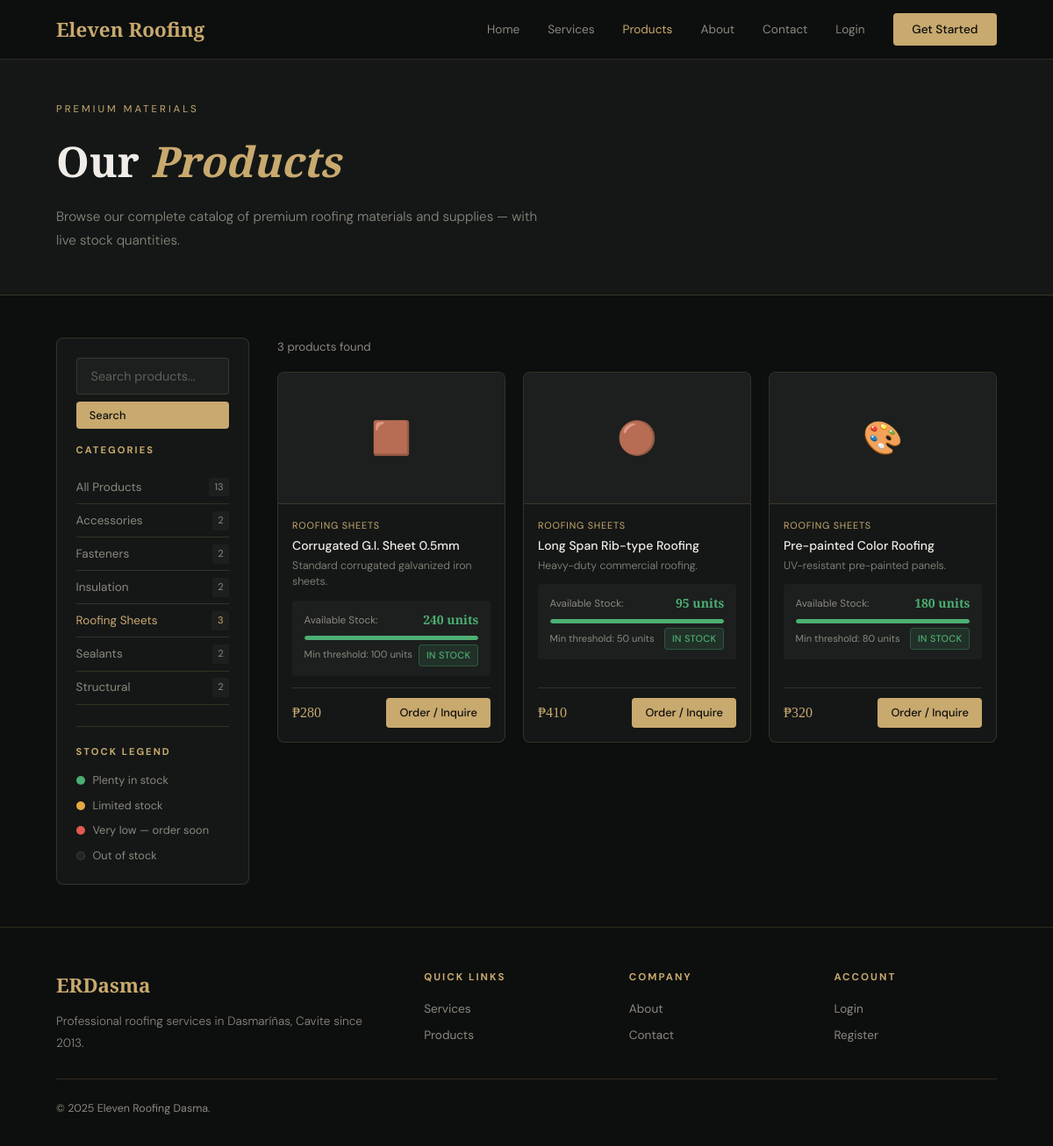
The app's page /products.php?cat=1, older data.
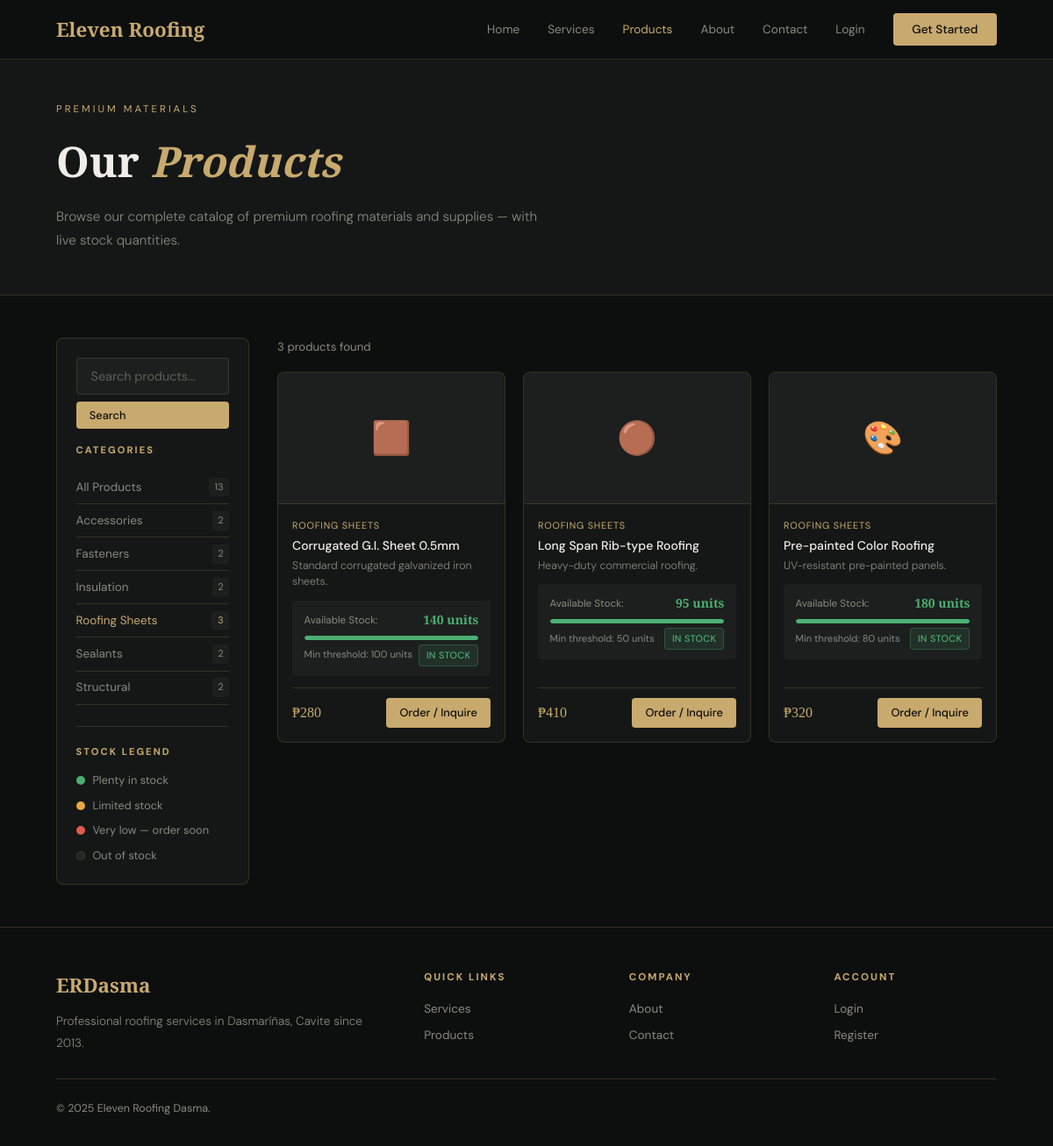
The same page, newer data.
### tables this page shows
CREATE TABLE `categories` (
  `category_id` int(11) NOT NULL AUTO_INCREMENT,
  `category_name` varchar(100) NOT NULL,
  PRIMARY KEY (`category_id`)
);

CREATE TABLE `products` (
  `product_id` int(11) NOT NULL AUTO_INCREMENT,
  `category_id` int(11) DEFAULT NULL,
  `product_name` varchar(100) NOT NULL,
  `description` text DEFAULT NULL,
  `price` decimal(12,2) DEFAULT NULL,
  `stock_quantity` int(11) DEFAULT 0,
  `min_stock` int(11) DEFAULT 50,
  `image_path` varchar(500) DEFAULT NULL,
  `icon_emoji` varchar(10) DEFAULT '?',
  `is_active` tinyint(4) DEFAULT 1,
  `created_at` timestamp NOT NULL DEFAULT current_timestamp(),
  `updated_at` timestamp NOT NULL DEFAULT current_timestamp() ON UPDATE current_timestamp(),
  PRIMARY KEY (`product_id`),
  KEY `category_id` (`category_id`),
  CONSTRAINT `products_ibfk_1` FOREIGN KEY (`category_id`) REFERENCES `categories` (`category_id`)
);

### config/session.php (called while the page is built, shortened)
<?php
function isLoggedIn(): bool { return isset($_SESSION['user']); }

### includes/helpers.php (called while the page is built, shortened)
<?php
function h(string $s): string { return htmlspecialchars($s, ENT_QUOTES, 'UTF-8'); }
function fmtNum(float $n): string { return number_format($n); }

### config/database.php (called while the page is built, shortened)
<?php
function db(): PDO {
    static $pdo = null;
    if ($pdo === null) {
        $dsn = "mysql:host=".DB_HOST.";dbname=".DB_NAME.";charset=".DB_CHARSET;
        $pdo = new PDO($dsn, DB_USER, DB_PASS, [
            PDO::ATTR_ERRMODE => PDO::ERRMODE_EXCEPTION,
            PDO::ATTR_DEFAULT_FETCH_MODE => PDO::FETCH_ASSOC,
            PDO::ATTR_EMULATE_PREPARES => false,
        ]);
    }
    return $pdo;
}

### public/products.php (the view, shortened to what this page needs)
<?php
require_once __DIR__.'/../config/database.php';
require_once __DIR__.'/../config/session.php';
require_once __DIR__.'/../includes/helpers.php';
$catId  = $_GET['cat'] ?? 'all';
$q      = trim($_GET['q'] ?? '');
$cats   = db()->query(
    "SELECT c.*,COUNT(p.product_id) as cnt
     FROM categories c
     LEFT JOIN products p ON p.category_id=c.category_id AND p.is_active=1
     GROUP BY c.category_id ORDER BY c.category_name"
)->fetchAll();
if ($catId === 'all') {
    $st = db()->prepare(
        "SELECT p.*,c.category_name FROM products p
         JOIN categories c ON p.category_id=c.category_id
         WHERE p.is_active=1" .
        ($q ? " AND (p.product_name LIKE ? OR p.description LIKE ?)" : "") .
        " ORDER BY c.category_name,p.product_name"
    );
    $st->execute($q ? ["%$q%","%$q%"] : []);
} else {
    $st = db()->prepare(
        "SELECT p.*,c.category_name FROM products p
         JOIN categories c ON p.category_id=c.category_id
         WHERE p.is_active=1 AND p.category_id=?" .
        ($q ? " AND (p.product_name LIKE ? OR p.description LIKE ?)" : "") .
        " ORDER BY p.product_name"
    );
    $st->execute($q ? [$catId,"%$q%","%$q%"] : [$catId]);
}
$prods = $st->fetchAll();
?><!DOCTYPE html><html lang="en"><head>
<link rel="stylesheet" href="../assets/css/base.css">
<link rel="stylesheet" href="css/products.css">
</head><body>
<nav class="site-nav">
  <a href="index.php" class="nav-logo">Eleven Roofing</a>
  <div class="nav-links">
    <a href="index.php">Home</a>
    <a href="services.php">Services</a>
    <a href="products.php" class="active">Products</a>
    <a href="about.php">About</a>
    <a href="contact.php">Contact</a>
    <?php if (isLoggedIn()): ?>
      <a href="<?= getDashboardUrl() ?>">Dashboard</a>
    <?php else: ?>
      <a href="../auth/login.php">Login</a>
      <a href="../auth/register.php" class="nav-cta">Get Started</a>
    <?php endif; ?>
  </div>
</nav>
<div class="page-hero">
  <div class="page-hero-inner">
    <p class="page-label">Premium Materials</p>
    <h1 class="page-title">Our <em>Products</em></h1>
    <p class="page-sub">Browse our complete catalog of premium roofing materials and supplies — with live stock quantities.</p>
  </div>
</div>
<div class="prod-layout">
  <aside class="prod-sidebar">
    <form method="GET" class="mb-2">
      <input type="text" name="q" class="form-control" placeholder="Search products..." value="<?= h($q) ?>">
      <button type="submit" class="btn btn-primary btn-sm w-full mt-1">Search</button>
    </form>
    <h4 style="font-size:.7rem;letter-spacing:2px;text-transform:uppercase;color:var(--accent);margin-bottom:.9rem">Categories</h4>
    <a href="products.php<?= $q?'?q='.urlencode($q):'' ?>" class="cat-lnk <?= $catId==='all'?'active':'' ?>">
      All Products <span class="cat-cnt"><?= array_sum(array_column($cats,'cnt')) ?></span>
    </a>
    <?php foreach ($cats as $c): ?>
    <a href="?cat=<?= $c['category_id'] ?><?= $q?'&q='.urlencode($q):'' ?>" class="cat-lnk <?= $catId==$c['category_id']?'active':'' ?>">
      <?= h($c['category_name']) ?> <span class="cat-cnt"><?= $c['cnt'] ?></span>
    </a>
    <?php endforeach; ?>
    <div style="margin-top:1.5rem;padding-top:1.25rem;border-top:1px solid var(--border)">
      <h4 style="font-size:.7rem;letter-spacing:2px;text-transform:uppercase;color:var(--accent);margin-bottom:.85rem">Stock Legend</h4>
      <div style="display:flex;flex-direction:column;gap:.5rem">
        <div style="display:flex;align-items:center;gap:.55rem;font-size:.8rem;color:var(--muted)"><span style="width:10px;height:10px;background:var(--success);border-radius:50%;flex-shrink:0"></span> Plenty in stock</div>
        <div style="display:flex;align-items:center;gap:.55rem;font-size:.8rem;color:var(--muted)"><span style="width:10px;height:10px;background:var(--warning);border-radius:50%;flex-shrink:0"></span> Limited stock</div>
        <div style="display:flex;align-items:center;gap:.55rem;font-size:.8rem;color:var(--muted)"><span style="width:10px;height:10px;background:var(--danger);border-radius:50%;flex-shrink:0"></span> Very low — order soon</div>
        <div style="display:flex;align-items:center;gap:.55rem;font-size:.8rem;color:var(--muted)"><span style="width:10px;height:10px;background:var(--bg4);border-radius:50%;flex-shrink:0;border:1px solid var(--border)"></span> Out of stock</div>
      </div>
    </div>
  </aside>
  <div>
    <div style="display:flex;justify-content:space-between;align-items:center;margin-bottom:1.1rem">
      <p style="font-size:.83rem;color:var(--muted)"><?= count($prods) ?> product<?= count($prods)!=1?'s':'' ?> found</p>
    </div>
    <div class="prod-full-grid">
      <?php foreach ($prods as $p):
        $stock = (int)$p['stock_quantity'];
        $min   = (int)$p['min_stock'];
        if ($stock <= 0) {
            $stockClr = 'var(--muted)'; $stockLabel = 'Out of Stock'; $stockBg = 'rgba(138,137,127,.12)'; $stockBdr = 'rgba(138,137,127,.3)';
        } elseif ($stock < 20) {
            $stockClr = 'var(--danger)'; $stockLabel = 'Very Low'; $stockBg = 'var(--danger-dim)'; $stockBdr = 'rgba(224,90,79,.3)';
        } elseif ($stock < $min) {
            $stockClr = 'var(--warning)'; $stockLabel = 'Limited'; $stockBg = 'var(--warning-dim)'; $stockBdr = 'rgba(232,168,64,.3)';
        } else {
            $stockClr = 'var(--success)'; $stockLabel = 'In Stock'; $stockBg = 'var(--success-dim)'; $stockBdr = 'rgba(76,175,114,.3)';
        }
        $pct = $stock > 0 ? min(intval($stock/max($min,1)*100),100) : 0;
      ?>
      <div class="prod-full-card fade-in">
        <div class="prod-full-img">
          <?php if ($p['image_path'] && file_exists(__DIR__.'/../'.$p['image_path'])): ?>
            <img src="../<?= h($p['image_path']) ?>" alt="<?= h($p['product_name']) ?>">
          <?php else: ?>
            <?= $p['icon_emoji'] ?>
          <?php endif; ?>
        </div>
        <div class="prod-full-info">
          <div class="prod-full-cat"><?= h($p['category_name']) ?></div>
          <div class="prod-full-name"><?= h($p['product_name']) ?></div>
          <div class="prod-full-desc"><?= h(mb_strimwidth($p['description'],0,75,'...')) ?></div>
          <div class="prod-stock-wrap">
            <div class="prod-stock-row">
              <span class="prod-stock-lbl">Available Stock:</span>
              <strong class="prod-stock-num" style="color:<?= $stockClr ?>">
                <?= $stock > 0 ? number_format($stock).' units' : 'Out of Stock' ?>
              </strong>
            </div>
            <div class="prod-stock-bar">
              <div class="prod-stock-bar-fill" style="width:<?= $pct ?>%;background:<?= $stockClr ?>"></div>
            </div>
            <div style="display:flex;justify-content:space-between;align-items:center;margin-top:.3rem">
              <span style="font-size:.7rem;color:var(--muted)">Min threshold: <?= number_format($min) ?> units</span>
              <span class="prod-stk-badge" style="background:<?= $stockBg ?>;color:<?= $stockClr ?>;border:1px solid <?= $stockBdr ?>"><?= $stockLabel ?></span>
            </div>
          </div>
          <div class="prod-full-foot">
            <div class="prod-full-price">₱<?= fmtNum($p['price']) ?></div>
            <?php if ($stock > 0): ?>
            <a href="inquiry.php?service=<?= urlencode('Material Purchase: '.$p['product_name']) ?>" class="btn btn-primary btn-sm">Order / Inquire</a>
            <?php else: ?>
            <a href="contact.php" class="btn btn-outline btn-sm">Ask Availability</a>
            <?php endif; ?>
          </div>
        </div>
      </div>
      <?php endforeach; ?>
    </div>
  </div>
</div>
<footer class="site-footer">
  <div class="footer-grid">
    <div class="footer-brand"><a href="index.php" class="nav-logo">ERDasma</a><p>Professional roofing services in Dasmaríñas, Cavite since 2013.</p></div>
    <div class="footer-col"><h5>Quick Links</h5><a href="services.php">Services</a><a href="products.php">Products</a></div>
    <div class="footer-col"><h5>Company</h5><a href="about.php">About</a><a href="contact.php">Contact</a></div>
    <div class="footer-col"><h5>Account</h5><a href="../auth/login.php">Login</a><a href="../auth/register.php">Register</a></div>
  </div>
  <div class="footer-bottom"><p>© 2025 Eleven Roofing Dasma.</p></div>
</footer>
</body></html>

### assets/css/base.css (style rules this page uses)
:root { --bg:#0d0f0e;--bg2:#141716;--bg3:#1c1f1e;--bg4:#222524;--accent:#c8a96e;--accent2:#e8c98e;--accent-dim:rgba(200,169,110,.12);--text:#f0ede8;--text2:#c8c5be;--muted:#8a897f;--border:rgba(200,169,110,.18);--border2:rgba(200,169,110,.30);--danger:#e05a4f;--danger-dim:rgba(224,90,79,.12);--success:#4caf72;--success-dim:rgba(76,175,114,.12);--warning:#e8a840;--warning-dim:rgba(232,168,64,.12);--info:#4a9fd4;--info-dim:rgba(74,159,212,.12);--owner:#9b59b6;--owner-dim:rgba(155,89,182,.12);--serif:'Playfair Display',Georgia,serif;--sans:'DM Sans',system-ui,sans-serif;--r:4px;--r2:8px;--nav:68px;--sidebar:240px }
*,*::before,*::after { margin:0;padding:0;box-sizing:border-box }
html { scroll-behavior:smooth }
body { font-family:var(--sans);background:var(--bg);color:var(--text);line-height:1.6;-webkit-font-smoothing:antialiased }
a { text-decoration:none;color:inherit }
button,input,select,textarea { font-family:inherit }
.site-nav { position:fixed;top:0;width:100%;z-index:200;height:var(--nav);display:flex;align-items:center;justify-content:space-between;padding:0 4rem;background:rgba(13,15,14,.94);backdrop-filter:blur(14px);border-bottom:1px solid var(--border) }
.nav-logo { font-family:var(--serif);font-size:1.4rem;font-weight:700;color:var(--accent) }
.nav-links { display:flex;align-items:center;gap:2rem }
.nav-links a { font-size:.85rem;color:var(--muted);transition:color .2s }
.nav-links a:hover,.nav-links a.active { color:var(--accent) }
.nav-cta { background:var(--accent)!important;color:#0d0f0e!important;padding:.5rem 1.35rem;border-radius:var(--r);font-weight:500!important }
.page-hero { padding-top:var(--nav);background:var(--bg2);border-bottom:1px solid var(--border) }
.page-hero-inner { max-width:1200px;margin:0 auto;padding:3rem 4rem }
.page-label { font-size:.72rem;letter-spacing:3px;text-transform:uppercase;color:var(--accent);margin-bottom:.75rem }
.page-title { font-family:var(--serif);font-size:clamp(2rem,4vw,3rem);font-weight:700 }
.page-title em { color:var(--accent);font-style:italic }
.page-sub { color:var(--muted);font-size:.95rem;margin-top:.65rem;font-weight:300;max-width:560px;line-height:1.8 }
.site-footer { background:var(--bg);border-top:1px solid var(--border);padding:3rem 4rem 2rem }
.footer-grid { display:grid;grid-template-columns:2fr 1fr 1fr 1fr;gap:3rem;max-width:1200px;margin:0 auto }
.footer-brand p { color:var(--muted);font-size:.85rem;font-weight:300;line-height:1.8;margin-top:.75rem }
.footer-col h5 { font-size:.72rem;letter-spacing:2px;text-transform:uppercase;color:var(--accent);margin-bottom:1rem }
.footer-col a { display:block;color:var(--muted);font-size:.85rem;margin-bottom:.5rem;transition:color .2s }
.footer-bottom { max-width:1200px;margin:1.75rem auto 0;padding-top:1.5rem;border-top:1px solid var(--border);display:flex;justify-content:space-between }
.footer-bottom p { color:var(--muted);font-size:.78rem }
.btn { display:inline-flex;align-items:center;gap:.5rem;padding:.7rem 1.65rem;border-radius:var(--r);font-size:.875rem;font-weight:500;cursor:pointer;border:none;transition:all .2s;white-space:nowrap;text-decoration:none }
.btn-primary { background:var(--accent);color:#0d0f0e }
.btn-sm { padding:.42rem .95rem;font-size:.8rem }
.w-full { width:100% }
.form-control { width:100%;background:var(--bg3);border:1px solid var(--border);color:var(--text);padding:.7rem 1rem;border-radius:var(--r);font-size:.9rem;transition:border-color .2s;outline:none }
.form-control::placeholder { color:var(--muted);opacity:.6 }
.mt-1 { margin-top:.5rem }
.mb-2 { margin-bottom:1rem }
.fade-in { opacity:0;transform:translateY(16px);transition:opacity .6s,transform .6s }
.fade-in.visible { opacity:1;transform:none }

Row changes from the older to the newer data that the page shows:
changed products "Corrugated G.I. Sheet 0.5mm": stock_quantity "240" → "140"
